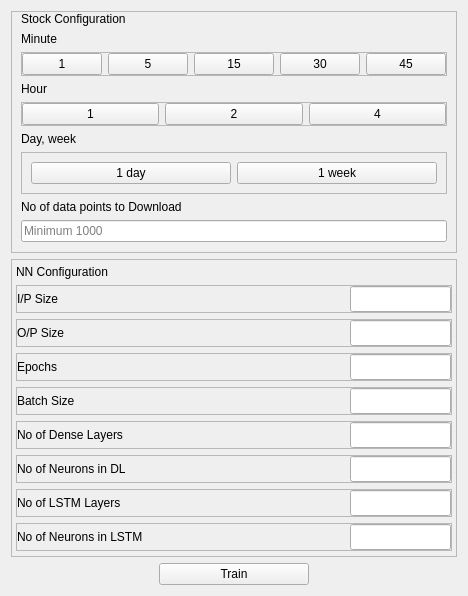
         <widget class="QWidget" name="model_stock_config">
          <layout class="QVBoxLayout" name="verticalLayout_9">
           <item>
            <widget class="QFrame" name="stock_config_frame">
             <property name="frameShape">
              <enum>QFrame::StyledPanel</enum>
             </property>
             <property name="frameShadow">
              <enum>QFrame::Raised</enum>
             </property>
             <layout class="QVBoxLayout" name="verticalLayout_10">
              <property name="topMargin">
               <number>0</number>
              </property>
              <property name="bottomMargin">
               <number>10</number>
              </property>
              <item>
               <widget class="QLabel" name="label_12">
                <property name="text">
                 <string>Stock Configuration</string>
                </property>
               </widget>
              </item>
              <item>
               <widget class="QLabel" name="label_7">
                <property name="text">
                 <string>Minute</string>
                </property>
               </widget>
              </item>
              <item>
               <widget class="QFrame" name="frame_12">
                <property name="frameShape">
                 <enum>QFrame::StyledPanel</enum>
                </property>
                <property name="frameShadow">
                 <enum>QFrame::Raised</enum>
                </property>
                <property name="lineWidth">
                 <number>0</number>
                </property>
                <layout class="QHBoxLayout" name="horizontalLayout_2">
                 <property name="leftMargin">
                  <number>0</number>
                 </property>
                 <property name="topMargin">
                  <number>0</number>
                 </property>
                 <property name="rightMargin">
                  <number>0</number>
                 </property>
                 <property name="bottomMargin">
                  <number>0</number>
                 </property>
                 <item>
                  <widget class="QPushButton" name="min_1">
                   <property name="text">
                    <string>1</string>
                   </property>
                  </widget>
                 </item>
                 <item>
                  <widget class="QPushButton" name="min_5">
                   <property name="text">
                    <string>5</string>
                   </property>
                  </widget>
                 </item>
                 <item>
                  <widget class="QPushButton" name="min_15">
                   <property name="text">
                    <string>15</string>
                   </property>
                  </widget>
                 </item>
                 <item>
                  <widget class="QPushButton" name="min_30">
                   <property name="text">
                    <string>30</string>
                   </property>
                  </widget>
                 </item>
                 <item>
                  <widget class="QPushButton" name="min_45">
                   <property name="text">
                    <string>45</string>
                   </property>
                  </widget>
                 </item>
                </layout>
               </widget>
              </item>
              <item>
               <widget class="QLabel" name="label_9">
                <property name="text">
                 <string>Hour</string>
                </property>
               </widget>
              </item>
              <item>
               <widget class="QFrame" name="frame_13">
                <property name="frameShape">
                 <enum>QFrame::StyledPanel</enum>
                </property>
                <property name="frameShadow">
                 <enum>QFrame::Raised</enum>
                </property>
                <layout class="QHBoxLayout" name="horizontalLayout_3">
                 <property name="leftMargin">
                  <number>0</number>
                 </property>
                 <property name="topMargin">
                  <number>0</number>
                 </property>
                 <property name="rightMargin">
                  <number>0</number>
                 </property>
                 <property name="bottomMargin">
                  <number>0</number>
                 </property>
                 <item>
                  <widget class="QPushButton" name="hr_1">
                   <property name="text">
                    <string>1</string>
                   </property>
                  </widget>
                 </item>
                 <item>
                  <widget class="QPushButton" name="hr_2">
                   <property name="text">
                    <string>2</string>
                   </property>
                  </widget>
                 </item>
                 <item>
                  <widget class="QPushButton" name="hr_4">
                   <property name="text">
                    <string>4</string>
                   </property>
                  </widget>
                 </item>
                </layout>
               </widget>
              </item>
              <item>
               <widget class="QLabel" name="label_10">
                <property name="text">
                 <string>Day, week</string>
                </property>
               </widget>
              </item>
              <item>
               <widget class="QFrame" name="frame_14">
                <property name="frameShape">
                 <enum>QFrame::StyledPanel</enum>
                </property>
                <property name="frameShadow">
                 <enum>QFrame::Raised</enum>
                </property>
                <layout class="QHBoxLayout" name="horizontalLayout_4">
                 <item>
                  <widget class="QPushButton" name="day_1">
                   <property name="text">
                    <string>1 day</string>
                   </property>
                  </widget>
                 </item>
                 <item>
                  <widget class="QPushButton" name="week_1">
                   <property name="text">
                    <string>1 week</string>
                   </property>
                  </widget>
                 </item>
                </layout>
               </widget>
              </item>
              <item>
               <widget class="QLabel" name="label_11">
                <property name="text">
                 <string>No of data points to Download </string>
                </property>
               </widget>
              </item>
              <item>
               <widget class="QLineEdit" name="no_of_data_points_input">
                <property name="placeholderText">
                 <string>Minimum 1000</string>
                </property>
               </widget>
              </item>
             </layout>
            </widget>
           </item>
           <item>
            <widget class="QFrame" name="model_settings_input_frame">
             <property name="frameShape">
              <enum>QFrame::StyledPanel</enum>
             </property>
             <property name="frameShadow">
              <enum>QFrame::Raised</enum>
             </property>
             <layout class="QVBoxLayout" name="verticalLayout_11">
              <property name="leftMargin">
               <number>4</number>
              </property>
              <property name="topMargin">
               <number>5</number>
              </property>
              <property name="rightMargin">
               <number>4</number>
              </property>
              <property name="bottomMargin">
               <number>5</number>
              </property>
              <item>
               <widget class="QLabel" name="label_8">
                <property name="text">
                 <string>NN Configuration</string>
                </property>
                <property name="scaledContents">
                 <bool>false</bool>
                </property>
                <property name="wordWrap">
                 <bool>false</bool>
                </property>
               </widget>
              </item>
              <item>
               <widget class="QFrame" name="frame_21">
                <property name="frameShape">
                 <enum>QFrame::StyledPanel</enum>
                </property>
                <property name="frameShadow">
                 <enum>QFrame::Raised</enum>
                </property>
                <layout class="QHBoxLayout" name="horizontalLayout_5">
                 <property name="leftMargin">
                  <number>0</number>
                 </property>
                 <property name="topMargin">
                  <number>0</number>
                 </property>
                 <property name="rightMargin">
                  <number>0</number>
                 </property>
                 <property name="bottomMargin">
                  <number>0</number>
                 </property>
                 <item>
                  <widget class="QLabel" name="label_13">
                   <property name="text">
                    <string>I/P Size</string>
                   </property>
                  </widget>
                 </item>
                 <item>
                  <widget class="QLineEdit" name="input_size_input">
                   <property name="minimumSize">
                    <size>
                     <width>101</width>
                     <height>26</height>
                    </size>
                   </property>
                   <property name="maximumSize">
                    <size>
                     <width>101</width>
                     <height>26</height>
                    </size>
                   </property>
                   <property name="placeholderText">
                    <string/>
                   </property>
                  </widget>
                 </item>
                </layout>
               </widget>
              </item>
              <item>
               <widget class="QFrame" name="frame_16">
                <property name="frameShape">
                 <enum>QFrame::StyledPanel</enum>
                </property>
                <property name="frameShadow">
                 <enum>QFrame::Raised</enum>
                </property>
                <layout class="QHBoxLayout" name="horizontalLayout_6">
                 <property name="leftMargin">
                  <number>0</number>
                 </property>
                 <property name="topMargin">
                  <number>0</number>
                 </property>
                 <property name="rightMargin">
                  <number>0</number>
                 </property>
                 <property name="bottomMargin">
                  <number>0</number>
                 </property>
                 <item>
                  <widget class="QLabel" name="label_14">
                   <property name="text">
                    <string>O/P Size</string>
                   </property>
                  </widget>
                 </item>
                 <item>
                  <widget class="QLineEdit" name="output_size_input">
                   <property name="minimumSize">
                    <size>
                     <width>101</width>
                     <height>26</height>
                    </size>
                   </property>
                   <property name="maximumSize">
                    <size>
                     <width>101</width>
                     <height>26</height>
                    </size>
                   </property>
                   <property name="placeholderText">
                    <string/>
                   </property>
                  </widget>
                 </item>
                </layout>
               </widget>
              </item>
              <item>
               <widget class="QFrame" name="frame_20">
                <property name="frameShape">
                 <enum>QFrame::StyledPanel</enum>
                </property>
                <property name="frameShadow">
                 <enum>QFrame::Raised</enum>
                </property>
                <layout class="QHBoxLayout" name="horizontalLayout_7">
                 <property name="leftMargin">
                  <number>0</number>
                 </property>
                 <property name="topMargin">
                  <number>0</number>
                 </property>
                 <property name="rightMargin">
                  <number>0</number>
                 </property>
                 <property name="bottomMargin">
                  <number>0</number>
                 </property>
                 <item>
                  <widget class="QLabel" name="label_15">
                   <property name="text">
                    <string>Epochs</string>
                   </property>
                  </widget>
                 </item>
                 <item>
                  <widget class="QLineEdit" name="epochs_input">
                   <property name="minimumSize">
                    <size>
                     <width>101</width>
                     <height>26</height>
                    </size>
                   </property>
                   <property name="maximumSize">
                    <size>
                     <width>101</width>
                     <height>26</height>
                    </size>
                   </property>
                   <property name="text">
                    <string/>
                   </property>
                   <property name="placeholderText">
                    <string/>
                   </property>
                  </widget>
                 </item>
                </layout>
               </widget>
              </item>
              <item>
               <widget class="QFrame" name="frame_19">
                <property name="frameShape">
                 <enum>QFrame::StyledPanel</enum>
                </property>
                <property name="frameShadow">
                 <enum>QFrame::Raised</enum>
                </property>
                <layout class="QHBoxLayout" name="horizontalLayout_8">
                 <property name="leftMargin">
                  <number>0</number>
                 </property>
                 <property name="topMargin">
                  <number>0</number>
                 </property>
                 <property name="rightMargin">
                  <number>0</number>
                 </property>
                 <property name="bottomMargin">
                  <number>0</number>
                 </property>
                 <item>
                  <widget class="QLabel" name="label_16">
                   <property name="text">
                    <string>Batch Size</string>
                   </property>
                  </widget>
                 </item>
                 <item>
                  <widget class="QLineEdit" name="batch_size_input">
                   <property name="minimumSize">
                    <size>
                     <width>101</width>
                     <height>26</height>
                    </size>
                   </property>
                   <property name="maximumSize">
                    <size>
                     <width>101</width>
                     <height>26</height>
                    </size>
                   </property>
                  </widget>
                 </item>
                </layout>
               </widget>
              </item>
              <item>
               <widget class="QFrame" name="frame_17">
                <property name="frameShape">
                 <enum>QFrame::StyledPanel</enum>
                </property>
                <property name="frameShadow">
                 <enum>QFrame::Raised</enum>
                </property>
                <layout class="QHBoxLayout" name="horizontalLayout_10">
                 <property name="leftMargin">
                  <number>0</number>
                 </property>
                 <property name="topMargin">
                  <number>0</number>
                 </property>
                 <property name="rightMargin">
                  <number>0</number>
                 </property>
                 <property name="bottomMargin">
                  <number>0</number>
                 </property>
                 <item>
                  <widget class="QLabel" name="no_of_dense_layers0">
                   <property name="text">
                    <string>No of Dense Layers</string>
                   </property>
                  </widget>
                 </item>
                 <item>
                  <widget class="QLineEdit" name="no_of_dense_layers_input">
                   <property name="minimumSize">
                    <size>
                     <width>101</width>
                     <height>26</height>
                    </size>
                   </property>
                   <property name="maximumSize">
                    <size>
                     <width>101</width>
                     <height>26</height>
                    </size>
                   </property>
                  </widget>
                 </item>
                </layout>
               </widget>
              </item>
              <item>
               <widget class="QFrame" name="frame_18">
                <property name="frameShape">
                 <enum>QFrame::StyledPanel</enum>
                </property>
                <property name="frameShadow">
                 <enum>QFrame::Raised</enum>
                </property>
                <layout class="QHBoxLayout" name="horizontalLayout_9">
                 <property name="leftMargin">
                  <number>0</number>
                 </property>
                 <property name="topMargin">
                  <number>0</number>
                 </property>
                 <property name="rightMargin">
                  <number>0</number>
                 </property>
                 <property name="bottomMargin">
                  <number>0</number>
                 </property>
                 <item>
                  <widget class="QLabel" name="label_18">
                   <property name="text">
                    <string>No of Neurons in DL</string>
                   </property>
                  </widget>
                 </item>
                 <item>
                  <widget class="QLineEdit" name="no_of_dense_neurons_input">
                   <property name="minimumSize">
                    <size>
                     <width>101</width>
                     <height>26</height>
                    </size>
                   </property>
                   <property name="maximumSize">
                    <size>
                     <width>101</width>
                     <height>26</height>
                    </size>
                   </property>
                  </widget>
                 </item>
                </layout>
               </widget>
              </item>
              <item>
               <widget class="QFrame" name="frame_22">
                <property name="frameShape">
                 <enum>QFrame::StyledPanel</enum>
                </property>
                <property name="frameShadow">
                 <enum>QFrame::Raised</enum>
                </property>
                <layout class="QHBoxLayout" name="horizontalLayout_11">
                 <property name="leftMargin">
                  <number>0</number>
                 </property>
                 <property name="topMargin">
                  <number>0</number>
                 </property>
                 <property name="rightMargin">
                  <number>0</number>
                 </property>
                 <property name="bottomMargin">
                  <number>0</number>
                 </property>
                 <item>
                  <widget class="QLabel" name="label_19">
                   <property name="text">
                    <string>No of LSTM Layers</string>
                   </property>
                  </widget>
                 </item>
                 <item>
                  <widget class="QLineEdit" name="no_of_lstm_layers_input">
                   <property name="minimumSize">
                    <size>
                     <width>101</width>
                     <height>26</height>
                    </size>
                   </property>
                   <property name="maximumSize">
                    <size>
                     <width>101</width>
                     <height>26</height>
                    </size>
                   </property>
                  </widget>
                 </item>
                </layout>
               </widget>
              </item>
              <item>
               <widget class="QFrame" name="frame_23">
                <property name="frameShape">
                 <enum>QFrame::StyledPanel</enum>
                </property>
                <property name="frameShadow">
                 <enum>QFrame::Raised</enum>
                </property>
                <layout class="QHBoxLayout" name="horizontalLayout_12">
                 <property name="leftMargin">
                  <number>0</number>
                 </property>
                 <property name="topMargin">
                  <number>0</number>
                 </property>
                 <property name="rightMargin">
                  <number>0</number>
                 </property>
                 <property name="bottomMargin">
                  <number>0</number>
                 </property>
                 <item>
                  <widget class="QLabel" name="label_20">
                   <property name="text">
                    <string>No of Neurons in LSTM</string>
                   </property>
                   <property name="scaledContents">
                    <bool>false</bool>
                   </property>
                  </widget>
                 </item>
                 <item>
                  <widget class="QLineEdit" name="no_of_lstm_neurons_input">
                   <property name="minimumSize">
                    <size>
                     <width>100</width>
                     <height>26</height>
                    </size>
                   </property>
                   <property name="maximumSize">
                    <size>
                     <width>101</width>
                     <height>26</height>
                    </size>
                   </property>
                  </widget>
                 </item>
                </layout>
               </widget>
              </item>
             </layout>
            </widget>
           </item>
           <item alignment="Qt::AlignHCenter">
            <widget class="QPushButton" name="train_button">
             <property name="minimumSize">
              <size>
               <width>150</width>
               <height>20</height>
              </size>
             </property>
             <property name="maximumSize">
              <size>
               <width>150</width>
               <height>16777215</height>
              </size>
             </property>
             <property name="text">
              <string>Train</string>
             </property>
            </widget>
           </item>
          </layout>
         </widget>
